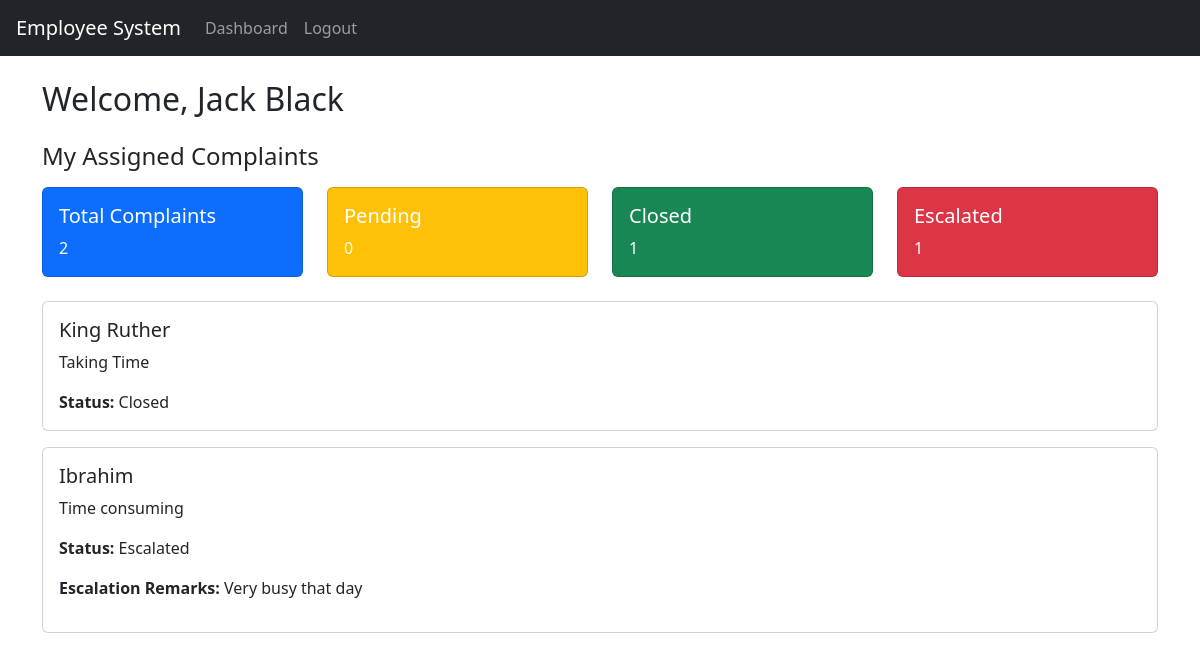
Page /employee/dashboard (signed in) on the committed database.
### website/models.py (models this page shows)
class User(db.Model, UserMixin):
    id = db.Column(db.Integer, primary_key=True)
    email = db.Column(db.String(150), unique=True)
    name = db.Column(db.String(150))
    password = db.Column(db.String(150))
    is_admin = db.Column(db.Boolean, default=False)
    complaints = db.relationship('Complaint', backref='assigned_to')

class Complaint(db.Model):
    id = db.Column(db.Integer, primary_key=True)
    customer_name = db.Column(db.String(150))
    description = db.Column(db.Text)
    status = db.Column(db.String(50), default="Pending")  # Pending, Closed, Escalated
    assigned_to_id = db.Column(db.Integer, db.ForeignKey('user.id'))
    employee = db.relationship('User', backref='complaints_assigned')
    escalate_remarks = db.Column(db.Text, nullable=True)
    created_at = db.Column(db.DateTime, default=datetime.utcnow)

### website/views.py (the view)
@views.route('/employee/dashboard')
@login_required
def employee_dashboard():
    if current_user.is_admin:
        return redirect(url_for('views.admin_dashboard'))
    complaints = Complaint.query.filter_by(assigned_to_id=current_user.id).all()
    return render_template('employee_dashboard.html', user=current_user, complaints=complaints)

### website/__init__.py (called while the page is built)
def create_app():
    app = Flask(__name__)
    app.config['SECRET_KEY'] = 'jaba jaba jaba'
    app.config['SQLALCHEMY_DATABASE_URI'] = f'sqlite:///{DB_NAME}'
    db.init_app(app)
    from .views import views
    from .auth import auth
    app.register_blueprint(views, url_prefix='/')
    app.register_blueprint(auth, url_prefix='/')
    from .models import User, Complaint
    with app.app_context():
        db.create_all()
    login_manager = LoginManager()
    login_manager.login_view = 'auth.login'
    login_manager.init_app(app)
    @login_manager.user_loader
    def load_user(id):
        return User.query.get(int(id))
    return app

### website/templates/employee_dashboard.html (shortened to what this page needs)
{% extends "base.html" %}
{% block content %}
<h2 class="mb-4">Welcome, {{ user.name }}</h2>
<h4 class="mb-3">My Assigned Complaints</h4>
<div class="row mb-4">
  <div class="col-md-3">
    <div class="card text-white bg-primary">
      <div class="card-body">
        <h5 class="card-title">Total Complaints</h5>
        <p class="card-text">{{ complaints|length }}</p>
      </div>
    </div>
  </div>
  <div class="col-md-3">
    <div class="card text-white bg-warning">
      <div class="card-body">
        <h5 class="card-title">Pending</h5>
        <p class="card-text">{{ complaints|selectattr('status', 'equalto', 'Pending')|list|length }}</p>
      </div>
    </div>
  </div>
  <div class="col-md-3">
    <div class="card text-white bg-success">
      <div class="card-body">
        <h5 class="card-title">Closed</h5>
        <p class="card-text">{{ complaints|selectattr('status', 'equalto', 'Closed')|list|length }}</p>
      </div>
    </div>
  </div>
  <div class="col-md-3">
    <div class="card text-white bg-danger">
      <div class="card-body">
        <h5 class="card-title">Escalated</h5>
        <p class="card-text">{{ complaints|selectattr('status', 'equalto', 'Escalated')|list|length }}</p>
      </div>
    </div>
  </div>
</div>
{% if complaints %}
  {% for complaint in complaints %}
    <div class="card mb-3">
      <div class="card-body">
        <h5 class="card-title">{{ complaint.customer_name }}</h5>
        <p class="card-text">{{ complaint.description }}</p>
        <p class="card-text"><strong>Status:</strong> {{ complaint.status }}</p>
        {% if complaint.status == 'Pending' %}
          <form method="POST" action="{{ url_for('views.update_complaint', id=complaint.id) }}">
            <div class="mb-2">
              <input type="text" class="form-control" name="remarks" placeholder="Escalation remarks (optional)">
            </div>
            <button type="submit" name="action" value="close" class="btn btn-success me-2">Close</button>
            <button type="submit" name="action" value="escalate" class="btn btn-warning">Escalate</button>
          </form>
        {% elif complaint.status == 'Escalated' %}
          <p><strong>Escalation Remarks:</strong> {{ complaint.escalate_remarks }}</p>
        {% endif %}
      </div>
    </div>
  {% endfor %}
{% else %}
  <p>No complaints assigned.</p>
{% endif %}
{% endblock %}

### rows in the picture
User: name "Jack Black"
Complaint: customer_name "King Ruther", description "Taking Time", status "Closed"
Complaint: customer_name "Ibrahim", description "Time consuming", status "Escalated", escalate_remarks "Very busy that day"

### other values in the picture
{{ complaints|length }} "2"
{{ complaints|selectattr('status', 'equalto', 'Pending')|list|length }} "0"
{{ complaints|selectattr('status', 'equalto', 'Closed')|list|length }} "1"
{{ complaints|selectattr('status', 'equalto', 'Escalated')|list|length }} "1"
